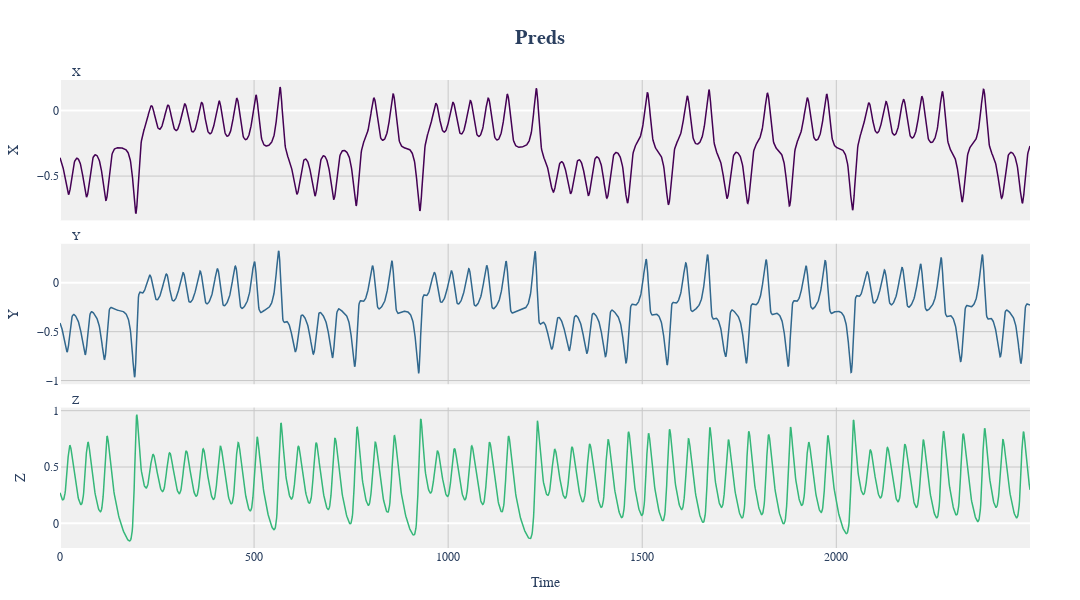
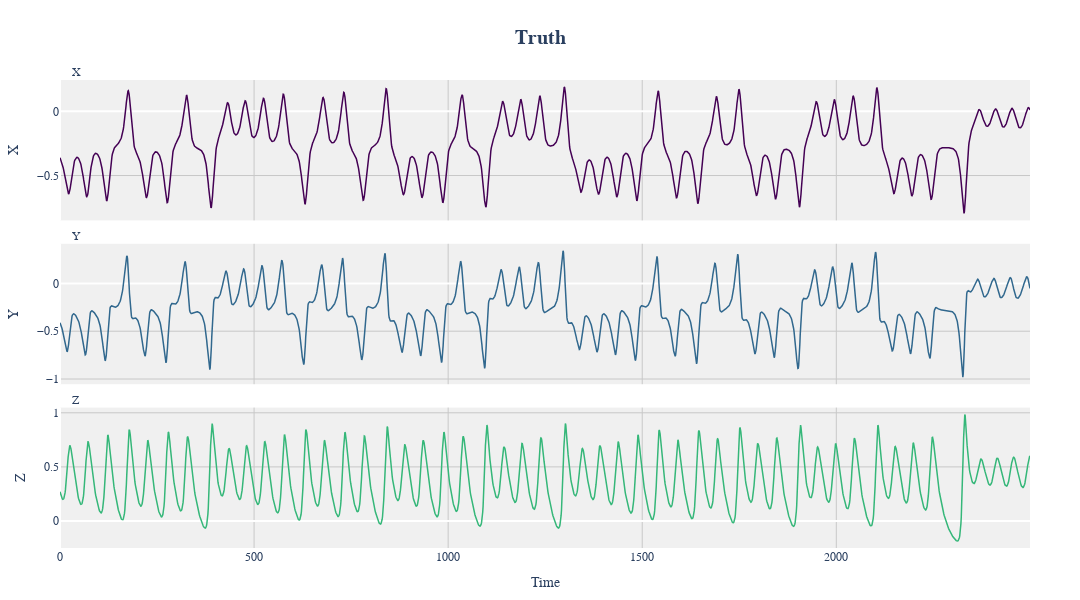

Notebook code for these charts, in order:
### Code cell
viz.plot_components(trajectory=predictions, figsize=(1080,600), line_width=1.5, title="Preds", labels=["X","Y","Z"])
viz.plot_components(trajectory=truth, figsize=(1080,600), line_width=1.5, title="Truth", labels=["X","Y","Z"])

### Figure 1 — Plotly figure (JSON) as saved in the notebook; plotly's stock layout.template omitted (floating-point values rounded to 4 significant figures; data arrays with more than 128 entries replaced by an {"elided": "..."} marker saying what was removed)
{"data": [{"hoverinfo": "x+y", "line": {"color": "#440154", "width": 1.5}, "mode": "lines", "name": "X", "showlegend": false, "type": "scatter", "x": {"elided": "2500 int values"}, "xaxis": "x", "y": {"elided": "2500 float values"}, "yaxis": "y"}, {"hoverinfo": "x+y", "line": {"color": "#31688e", "width": 1.5}, "mode": "lines", "name": "Y", "showlegend": false, "type": "scatter", "x": {"elided": "2500 int values"}, "xaxis": "x2", "y": {"elided": "2500 float values"}, "yaxis": "y2"}, {"hoverinfo": "x+y", "line": {"color": "#35b779", "width": 1.5}, "mode": "lines", "name": "Z", "showlegend": false, "type": "scatter", "x": {"elided": "2500 int values"}, "xaxis": "x3", "y": {"elided": "2500 float values"}, "yaxis": "y3"}], "layout": {"annotations": [{"font": {"size": 12}, "showarrow": false, "text": "X", "x": 0.01, "xanchor": "left", "xref": "paper", "y": 1, "yanchor": "bottom", "yref": "paper"}, {"font": {"size": 12}, "showarrow": false, "text": "Y", "x": 0.01, "xanchor": "left", "xref": "paper", "y": 0.65, "yanchor": "bottom", "yref": "paper"}, {"font": {"size": 12}, "showarrow": false, "text": "Z", "x": 0.01, "xanchor": "left", "xref": "paper", "y": 0.3, "yanchor": "bottom", "yref": "paper"}], "font": {"family": "Arial", "size": 12}, "height": 600, "hovermode": "x unified", "margin": {"b": 50, "l": 50, "r": 50, "t": 80}, "paper_bgcolor": "white", "plot_bgcolor": "rgb(240, 240, 240)", "title": {"font": {"family": "Arial", "size": 20}, "text": "<b>Preds</b>", "x": 0.5, "xanchor": "center", "y": 0.95, "yanchor": "top"}, "width": 1080, "xaxis": {"anchor": "y", "domain": [0, 1], "gridcolor": "rgb(200, 200, 200)", "matches": "x3", "showgrid": true, "showticklabels": false}, "xaxis2": {"anchor": "y2", "domain": [0, 1], "gridcolor": "rgb(200, 200, 200)", "matches": "x3", "showgrid": true, "showticklabels": false}, "xaxis3": {"anchor": "y3", "domain": [0, 1], "gridcolor": "rgb(200, 200, 200)", "showgrid": true, "title": {"text": "Time"}}, "yaxis": {"anchor": "x", "domain": [0.7, 1], "gridcolor": "rgb(200, 200, 200)", "showgrid": true, "title": {"text": "X"}}, "yaxis2": {"anchor": "x2", "domain": [0.35, 0.65], "gridcolor": "rgb(200, 200, 200)", "showgrid": true, "title": {"text": "Y"}}, "yaxis3": {"anchor": "x3", "domain": [0, 0.3], "gridcolor": "rgb(200, 200, 200)", "showgrid": true, "title": {"text": "Z"}}}}

### Figure 2 — Plotly figure (JSON) as saved in the notebook; plotly's stock layout.template omitted (floating-point values rounded to 4 significant figures; data arrays with more than 128 entries replaced by an {"elided": "..."} marker saying what was removed)
{"data": [{"hoverinfo": "x+y", "line": {"color": "#440154", "width": 1.5}, "mode": "lines", "name": "X", "showlegend": false, "type": "scatter", "x": {"elided": "2500 int values"}, "xaxis": "x", "y": {"elided": "2500 float values"}, "yaxis": "y"}, {"hoverinfo": "x+y", "line": {"color": "#31688e", "width": 1.5}, "mode": "lines", "name": "Y", "showlegend": false, "type": "scatter", "x": {"elided": "2500 int values"}, "xaxis": "x2", "y": {"elided": "2500 float values"}, "yaxis": "y2"}, {"hoverinfo": "x+y", "line": {"color": "#35b779", "width": 1.5}, "mode": "lines", "name": "Z", "showlegend": false, "type": "scatter", "x": {"elided": "2500 int values"}, "xaxis": "x3", "y": {"elided": "2500 float values"}, "yaxis": "y3"}], "layout": {"annotations": [{"font": {"size": 12}, "showarrow": false, "text": "X", "x": 0.01, "xanchor": "left", "xref": "paper", "y": 1, "yanchor": "bottom", "yref": "paper"}, {"font": {"size": 12}, "showarrow": false, "text": "Y", "x": 0.01, "xanchor": "left", "xref": "paper", "y": 0.65, "yanchor": "bottom", "yref": "paper"}, {"font": {"size": 12}, "showarrow": false, "text": "Z", "x": 0.01, "xanchor": "left", "xref": "paper", "y": 0.3, "yanchor": "bottom", "yref": "paper"}], "font": {"family": "Arial", "size": 12}, "height": 600, "hovermode": "x unified", "margin": {"b": 50, "l": 50, "r": 50, "t": 80}, "paper_bgcolor": "white", "plot_bgcolor": "rgb(240, 240, 240)", "title": {"font": {"family": "Arial", "size": 20}, "text": "<b>Truth</b>", "x": 0.5, "xanchor": "center", "y": 0.95, "yanchor": "top"}, "width": 1080, "xaxis": {"anchor": "y", "domain": [0, 1], "gridcolor": "rgb(200, 200, 200)", "matches": "x3", "showgrid": true, "showticklabels": false}, "xaxis2": {"anchor": "y2", "domain": [0, 1], "gridcolor": "rgb(200, 200, 200)", "matches": "x3", "showgrid": true, "showticklabels": false}, "xaxis3": {"anchor": "y3", "domain": [0, 1], "gridcolor": "rgb(200, 200, 200)", "showgrid": true, "title": {"text": "Time"}}, "yaxis": {"anchor": "x", "domain": [0.7, 1], "gridcolor": "rgb(200, 200, 200)", "showgrid": true, "title": {"text": "X"}}, "yaxis2": {"anchor": "x2", "domain": [0.35, 0.65], "gridcolor": "rgb(200, 200, 200)", "showgrid": true, "title": {"text": "Y"}}, "yaxis3": {"anchor": "x3", "domain": [0, 0.3], "gridcolor": "rgb(200, 200, 200)", "showgrid": true, "title": {"text": "Z"}}}}
